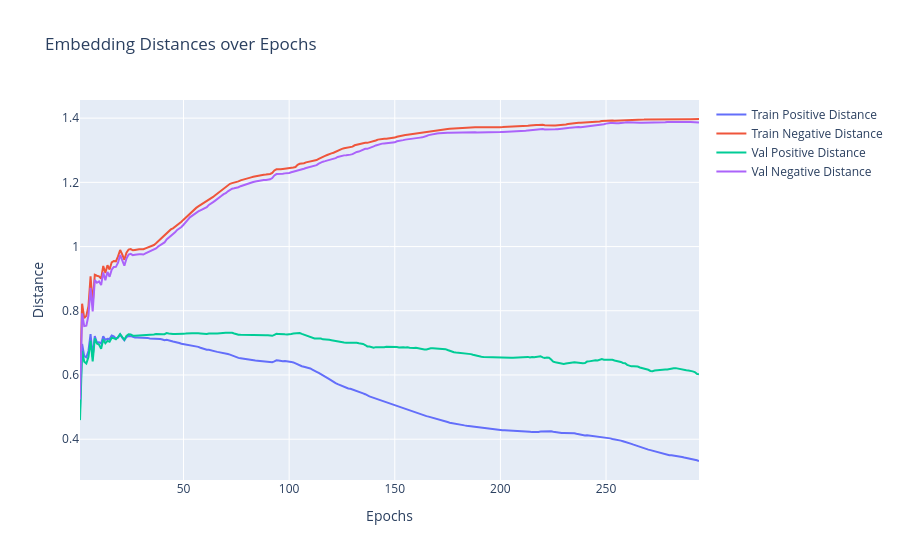

Write notebook code for a chart like this one.
### Code cell
train_dists_mean = logs["train_dists"]
val_dists_mean = logs["val_dists"]

fig = go.Figure()
fig.add_trace(go.Scatter(x=epochs, y=train_dists_mean[:, 0], mode="lines", name="Train Positive Distance"))
fig.add_trace(go.Scatter(x=epochs, y=train_dists_mean[:, 1], mode="lines", name="Train Negative Distance"))
fig.add_trace(go.Scatter(x=epochs, y=val_dists_mean[:, 0], mode="lines", name="Val Positive Distance"))
fig.add_trace(go.Scatter(x=epochs, y=val_dists_mean[:, 1], mode="lines", name="Val Negative Distance"))

fig.update_layout(
    title="Embedding Distances over Epochs",
    xaxis_title="Epochs",
    yaxis_title="Distance",
    hovermode="x unified",
)

fig.show()

### Figure 1 — Plotly figure (JSON) as saved in the notebook; plotly's stock layout.template omitted (floating-point values rounded to 4 significant figures; data arrays with more than 128 entries replaced by an {"elided": "..."} marker saying what was removed)
{"data": [{"mode": "lines", "name": "Train Positive Distance", "type": "scatter", "x": {"elided": "294 int values"}, "y": {"elided": "294 float values"}}, {"mode": "lines", "name": "Train Negative Distance", "type": "scatter", "x": {"elided": "294 int values"}, "y": {"elided": "294 float values"}}, {"mode": "lines", "name": "Val Positive Distance", "type": "scatter", "x": {"elided": "294 int values"}, "y": {"elided": "294 float values"}}, {"mode": "lines", "name": "Val Negative Distance", "type": "scatter", "x": {"elided": "294 int values"}, "y": {"elided": "294 float values"}}], "layout": {"hovermode": "x unified", "title": {"text": "Embedding Distances over Epochs"}, "xaxis": {"title": {"text": "Epochs"}}, "yaxis": {"title": {"text": "Distance"}}}}
